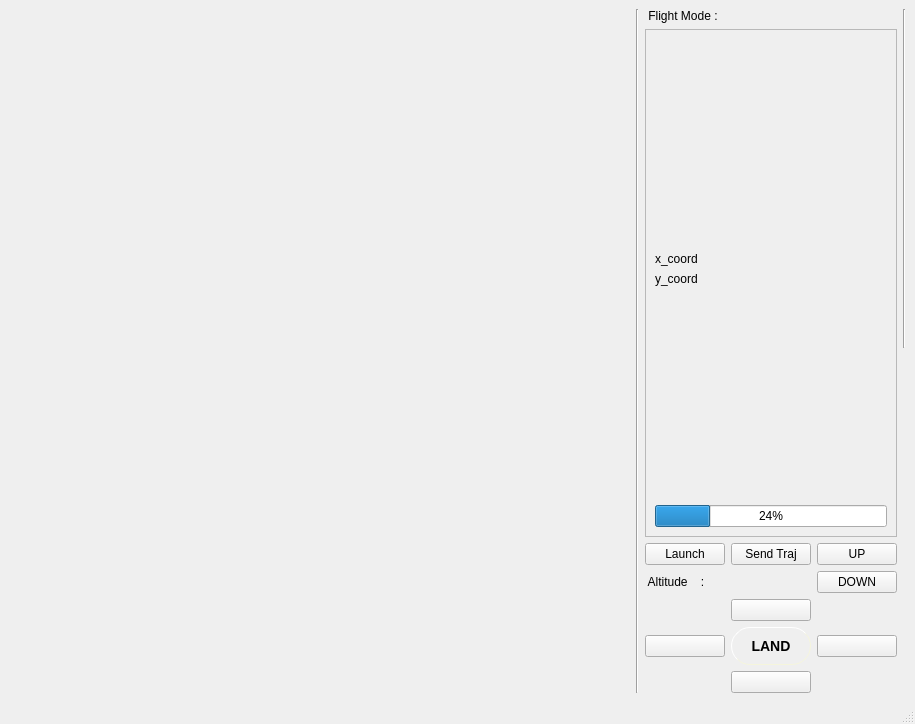
<?xml version="1.0" encoding="UTF-8"?>
<ui version="4.0">
 <class>MainWindow</class>
 <widget class="QMainWindow" name="MainWindow">
  <property name="geometry">
   <rect>
    <x>0</x>
    <y>0</y>
    <width>915</width>
    <height>724</height>
   </rect>
  </property>
  <property name="windowTitle">
   <string>Drone Controller</string>
  </property>
  <widget class="QWidget" name="centralwidget">
   <layout class="QGridLayout" name="gridLayout_3">
    <item row="0" column="0" rowspan="2" colspan="2">
     <layout class="QHBoxLayout" name="horizontalLayout" stretch="5,0,0">
      <item>
       <layout class="QVBoxLayout" name="viewer"/>
      </item>
      <item>
       <widget class="Line" name="line">
        <property name="orientation">
         <enum>Qt::Vertical</enum>
        </property>
       </widget>
      </item>
      <item>
       <layout class="QGridLayout" name="gridLayout_2">
        <item row="1" column="0" colspan="3">
         <widget class="QFrame" name="frame">
          <property name="frameShape">
           <enum>QFrame::StyledPanel</enum>
          </property>
          <property name="frameShadow">
           <enum>QFrame::Raised</enum>
          </property>
          <layout class="QGridLayout" name="gridLayout">
           <item row="1" column="1">
            <widget class="QLabel" name="lblLatValue">
             <property name="text">
              <string/>
             </property>
            </widget>
           </item>
           <item row="2" column="0">
            <widget class="QLabel" name="lblLon">
             <property name="text">
              <string>y_coord</string>
             </property>
            </widget>
           </item>
           <item row="1" column="0">
            <widget class="QLabel" name="lblLat">
             <property name="text">
              <string>x_coord</string>
             </property>
            </widget>
           </item>
           <item row="4" column="0" colspan="3">
            <widget class="QProgressBar" name="progressBar">
             <property name="value">
              <number>24</number>
             </property>
            </widget>
           </item>
           <item row="2" column="1" colspan="2">
            <widget class="QLabel" name="lblLongValue">
             <property name="text">
              <string/>
             </property>
            </widget>
           </item>
           <item row="0" column="1">
            <spacer name="verticalSpacer_2">
             <property name="orientation">
              <enum>Qt::Vertical</enum>
             </property>
             <property name="sizeHint" stdset="0">
              <size>
               <width>20</width>
               <height>40</height>
              </size>
             </property>
            </spacer>
           </item>
           <item row="3" column="1">
            <spacer name="verticalSpacer">
             <property name="orientation">
              <enum>Qt::Vertical</enum>
             </property>
             <property name="sizeHint" stdset="0">
              <size>
               <width>20</width>
               <height>40</height>
              </size>
             </property>
            </spacer>
           </item>
          </layout>
         </widget>
        </item>
        <item row="3" column="0">
         <widget class="QPushButton" name="btnLaunch">
          <property name="text">
           <string>Launch</string>
          </property>
         </widget>
        </item>
        <item row="4" column="2">
         <widget class="QPushButton" name="btnDown">
          <property name="text">
           <string>DOWN</string>
          </property>
         </widget>
        </item>
        <item row="7" column="1">
         <widget class="QPushButton" name="btnSouth">
          <property name="text">
           <string/>
          </property>
          <property name="icon">
           <iconset>
            <normaloff>arrows/down.png</normaloff>arrows/down.png</iconset>
          </property>
          <property name="iconSize">
           <size>
            <width>28</width>
            <height>28</height>
           </size>
          </property>
         </widget>
        </item>
        <item row="0" column="0" colspan="3">
         <widget class="QLabel" name="lblFlightMode">
          <property name="text">
           <string> Flight Mode :</string>
          </property>
         </widget>
        </item>
        <item row="4" column="1">
         <widget class="QLabel" name="lblAltValue">
          <property name="text">
           <string/>
          </property>
         </widget>
        </item>
        <item row="3" column="2">
         <widget class="QPushButton" name="btnUp">
          <property name="text">
           <string>UP</string>
          </property>
         </widget>
        </item>
        <item row="5" column="1">
         <widget class="QPushButton" name="btnNorth">
          <property name="text">
           <string/>
          </property>
          <property name="icon">
           <iconset>
            <normaloff>arrows/up.png</normaloff>arrows/up.png</iconset>
          </property>
          <property name="iconSize">
           <size>
            <width>28</width>
            <height>28</height>
           </size>
          </property>
         </widget>
        </item>
        <item row="6" column="1">
         <widget class="QPushButton" name="btnRTL">
          <property name="font">
           <font>
            <pointsize>-1</pointsize>
            <weight>75</weight>
            <italic>false</italic>
            <bold>true</bold>
           </font>
          </property>
          <property name="styleSheet">
           <string notr="true">QPushButton{
    background-color: qlineargradient(x1: 0, y1: 0, x2: 0, y2: 1,
                                stop: 0 #D3D3D3, stop: 0.4 #D8D8D8,
                                stop: 0.5 #DDDDDD, stop: 1.0 #E1E1E1);
    border-style: outset;
    border-width: 1px;
    border-radius: 19px;
    border-color: beige;
    font: bold 14px;
    min-width:1em;
    padding: 10px;
}

QPushButton:pressed {
    background-color: rgb(224, 0, 0);
    border-style: inset;
}</string>
          </property>
          <property name="text">
           <string>LAND</string>
          </property>
          <property name="iconSize">
           <size>
            <width>28</width>
            <height>28</height>
           </size>
          </property>
         </widget>
        </item>
        <item row="0" column="1">
         <widget class="QLabel" name="lblFlightModeValue">
          <property name="text">
           <string/>
          </property>
         </widget>
        </item>
        <item row="6" column="0">
         <widget class="QPushButton" name="btnWest">
          <property name="text">
           <string/>
          </property>
          <property name="icon">
           <iconset>
            <normaloff>arrows/left.png</normaloff>arrows/left.png</iconset>
          </property>
          <property name="iconSize">
           <size>
            <width>28</width>
            <height>28</height>
           </size>
          </property>
         </widget>
        </item>
        <item row="6" column="2">
         <widget class="QPushButton" name="btnEast">
          <property name="text">
           <string/>
          </property>
          <property name="icon">
           <iconset>
            <normaloff>arrows/right.png</normaloff>arrows/right.png</iconset>
          </property>
          <property name="iconSize">
           <size>
            <width>28</width>
            <height>28</height>
           </size>
          </property>
         </widget>
        </item>
        <item row="4" column="0">
         <widget class="QLabel" name="lblAlt">
          <property name="text">
           <string> Altitude    : </string>
          </property>
         </widget>
        </item>
        <item row="3" column="1">
         <widget class="QPushButton" name="btnSendTraj">
          <property name="text">
           <string>Send Traj</string>
          </property>
         </widget>
        </item>
       </layout>
      </item>
     </layout>
    </item>
    <item row="0" column="2">
     <widget class="Line" name="line_2">
      <property name="orientation">
       <enum>Qt::Vertical</enum>
      </property>
     </widget>
    </item>
   </layout>
  </widget>
  <widget class="QMenuBar" name="menubar">
   <property name="geometry">
    <rect>
     <x>0</x>
     <y>0</y>
     <width>915</width>
     <height>24</height>
    </rect>
   </property>
  </widget>
  <widget class="QStatusBar" name="statusbar"/>
 </widget>
 <resources/>
 <connections/>
 <slots>
  <slot>slot1()</slot>
 </slots>
</ui>
